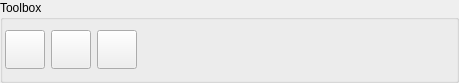
<?xml version="1.0" encoding="UTF-8"?>
<ui version="4.0">
 <class>Toolbox</class>
 <widget class="QWidget" name="Toolbox">
  <property name="geometry">
   <rect>
    <x>0</x>
    <y>0</y>
    <width>459</width>
    <height>83</height>
   </rect>
  </property>
  <property name="windowTitle">
   <string>Form</string>
  </property>
  <layout class="QVBoxLayout" name="verticalLayout">
   <property name="margin">
    <number>0</number>
   </property>
   <item>
    <widget class="QGroupBox" name="groupBox">
     <property name="title">
      <string>Toolbox</string>
     </property>
     <layout class="QHBoxLayout" name="horizontalLayout_2">
      <property name="sizeConstraint">
       <enum>QLayout::SetMinimumSize</enum>
      </property>
      <property name="margin">
       <number>2</number>
      </property>
      <item>
       <widget class="QToolButton" name="LogsButton">
        <property name="text">
         <string/>
        </property>
        <property name="icon">
         <iconset resource="bugreport.qrc">
          <normaloff>:/images/text-x-log.png</normaloff>:/images/text-x-log.png</iconset>
        </property>
        <property name="iconSize">
         <size>
          <width>32</width>
          <height>32</height>
         </size>
        </property>
        <property name="popupMode">
         <enum>QToolButton::InstantPopup</enum>
        </property>
        <property name="arrowType">
         <enum>Qt::NoArrow</enum>
        </property>
       </widget>
      </item>
      <item>
       <widget class="QToolButton" name="HardwareButton">
        <property name="text">
         <string/>
        </property>
        <property name="icon">
         <iconset resource="bugreport.qrc">
          <normaloff>:/images/audio-card.png</normaloff>:/images/audio-card.png</iconset>
        </property>
        <property name="iconSize">
         <size>
          <width>32</width>
          <height>32</height>
         </size>
        </property>
        <property name="popupMode">
         <enum>QToolButton::InstantPopup</enum>
        </property>
        <property name="toolButtonStyle">
         <enum>Qt::ToolButtonIconOnly</enum>
        </property>
       </widget>
      </item>
      <item>
       <widget class="QToolButton" name="ScreenshotButton">
        <property name="toolTip">
         <string>Take screenshot</string>
        </property>
        <property name="text">
         <string/>
        </property>
        <property name="icon">
         <iconset resource="bugreport.qrc">
          <normaloff>:/images/camera-photo.png</normaloff>:/images/camera-photo.png</iconset>
        </property>
        <property name="iconSize">
         <size>
          <width>32</width>
          <height>32</height>
         </size>
        </property>
       </widget>
      </item>
      <item>
       <spacer name="horizontalSpacer">
        <property name="orientation">
         <enum>Qt::Horizontal</enum>
        </property>
        <property name="sizeHint" stdset="0">
         <size>
          <width>308</width>
          <height>20</height>
         </size>
        </property>
       </spacer>
      </item>
     </layout>
    </widget>
   </item>
  </layout>
  <action name="actionDmesg">
   <property name="text">
    <string>dmesg output</string>
   </property>
   <property name="toolTip">
    <string>dmesg output</string>
   </property>
  </action>
  <action name="actionXorg_log_file">
   <property name="text">
    <string>Xorg log</string>
   </property>
  </action>
  <action name="actionDiagnostic_report">
   <property name="text">
    <string>Diagnostic report</string>
   </property>
   <property name="toolTip">
    <string>PCBSD diagnostic report</string>
   </property>
  </action>
  <action name="actionLsusb_output">
   <property name="text">
    <string>lsusb output</string>
   </property>
  </action>
  <action name="actionPCIConf">
   <property name="text">
    <string>PCI devices list - PCIConf</string>
   </property>
  </action>
  <action name="actionXorg_version">
   <property name="text">
    <string>Xorg version</string>
   </property>
  </action>
  <action name="actionUname">
   <property name="text">
    <string>FreeBSD version  (uname -a)</string>
   </property>
  </action>
 </widget>
 <resources>
  <include location="bugreport.qrc"/>
 </resources>
 <connections/>
</ui>
